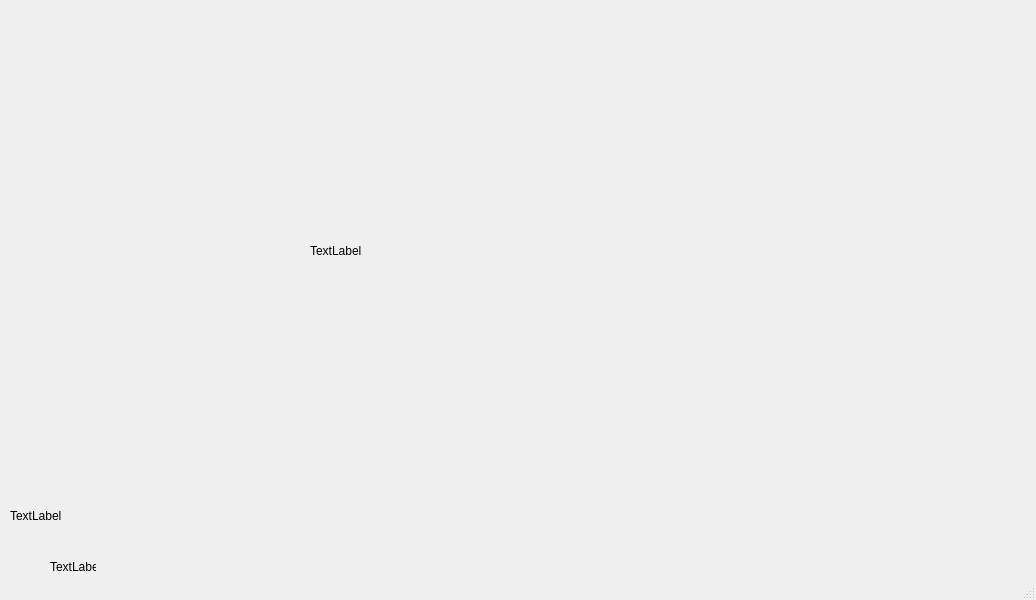
<?xml version="1.0" encoding="UTF-8"?>
<ui version="4.0">
 <class>MainWindow</class>
 <widget class="QMainWindow" name="MainWindow">
  <property name="geometry">
   <rect>
    <x>0</x>
    <y>0</y>
    <width>1036</width>
    <height>600</height>
   </rect>
  </property>
  <property name="windowTitle">
   <string>MainWindow</string>
  </property>
  <property name="styleSheet">
   <string notr="true"/>
  </property>
  <widget class="QWidget" name="centralwidget">
   <widget class="QLabel" name="label">
    <property name="geometry">
     <rect>
      <x>310</x>
      <y>20</y>
      <width>711</width>
      <height>461</height>
     </rect>
    </property>
    <property name="styleSheet">
     <string notr="true">border-image: url(:/icons/bgg90);</string>
    </property>
    <property name="text">
     <string>TextLabel</string>
    </property>
   </widget>
   <widget class="QLabel" name="label_2">
    <property name="geometry">
     <rect>
      <x>50</x>
      <y>560</y>
      <width>46</width>
      <height>13</height>
     </rect>
    </property>
    <property name="text">
     <string>TextLabel</string>
    </property>
   </widget>
   <widget class="QLabel" name="label_3">
    <property name="geometry">
     <rect>
      <x>10</x>
      <y>455</y>
      <width>71</width>
      <height>121</height>
     </rect>
    </property>
    <property name="text">
     <string>TextLabel</string>
    </property>
   </widget>
  </widget>
  <widget class="QMenuBar" name="menubar">
   <property name="geometry">
    <rect>
     <x>0</x>
     <y>0</y>
     <width>1036</width>
     <height>21</height>
    </rect>
   </property>
  </widget>
  <widget class="QStatusBar" name="statusbar"/>
  <action name="actionFILESEX">
   <property name="text">
    <string>FILESEX</string>
   </property>
  </action>
 </widget>
 <resources/>
 <connections/>
</ui>
